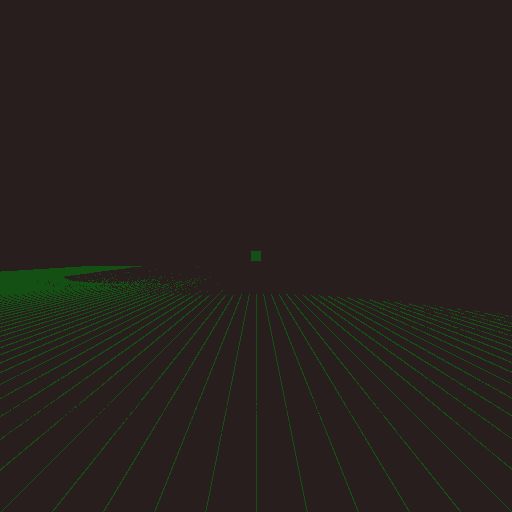
#> input picture GPS_DASH/camera_3d_map/bev_map_20260324_073609.png, 512 x 512 px, given in place of the camera
$ python object_level_mapping.py
#> lines starting #> are read from the running program, lines starting #| are printed output that depends on the picture; after the words box and inside, x2 and y2 are one past the last pixel; in counts of white or black regions, pixels touching at a corner belong together
"""
================================================================================
                    OBJECT-LEVEL 3D MAPPING SYSTEM
                    Monocular SLAM + Object Clustering + Mesh Visualization
================================================================================

Features:
    ✅ Persistent 3D map with global coordinates
    ✅ Point cloud clustering into objects
    ✅ Object bounding boxes in 3D
    ✅ Realistic object shapes (not just dots)
    ✅ Camera trajectory tracking
    ✅ Real-time visualization
    ✅ Save/load map data

Requirements:
    pip install opencv-python numpy scikit-learn

Controls:
    Q - Quit
    S - Save map
    O - Toggle object detection (YOLO)
    C - Toggle clustering
    R - Reset map
    G - Toggle grid
    M - Toggle mesh view
"""

import cv2
import numpy as np
import time
import json
from collections import deque
from datetime import datetime
from sklearn.cluster import DBSCAN

# ==================== Configuration ====================
CONFIG = {
    # Feature Detection
    "MAX_FEATURES": 1000,
    "MIN_MATCHES": 12,
    "RANSAC_THRESHOLD": 2.0,

    # Camera
    "FOCAL_LENGTH": 800.0,
    "FRAME_WIDTH": 640,
    "FRAME_HEIGHT": 480,

    # 3D Mapping
    "MAX_DEPTH": 50.0,
    "MIN_DEPTH": 0.3,
    "MAP_SCALE": 25.0,

    # Object Clustering
    "CLUSTER_EPS": 0.8,        # Maximum distance between points in cluster
    "CLUSTER_MIN_SAMPLES": 15, # Minimum points per object
    "CLUSTER_INTERVAL": 30,    # Run clustering every N frames

    # Visualization
    "MAP_WIDTH": 900,
    "MAP_HEIGHT": 600,
    "MAX_POINTS": 30000,
    "MAX_TRAJECTORY": 800,

    # Colors
    "COLOR_BG": (5, 5, 10),
    "COLOR_GRID": (25, 25, 35),
    "COLOR_CAMERA": (0, 255, 0),
    "COLOR_TRAJECTORY": (0, 200, 255),
}

# ==================== Global State ====================
class GlobalState:
    def __init__(self):
        # Raw point cloud
        self.point_cloud = []           # [[x, y, z], ...]
        self.point_colors = []          # [[r, g, b], ...]
        self.point_descriptors = []     # Feature descriptors

        # Clustered objects
        self.objects = []               # List of Object3D
        self.object_clusters = []       # [[point_indices], ...]

        # Camera
        self.camera_pos = np.array([0.0, 0.0, 0.0])
        self.camera_rotation = np.eye(3)
        self.trajectory = deque(maxlen=CONFIG["MAX_TRAJECTORY"])
        self.trajectory.append(self.camera_pos.copy())

        # Stats
        self.frame_count = 0
        self.fps = 0
        self.last_fps_time = time.time()
        self.matched_features = 0

        # Flags
        self.show_grid = True
        self.clustering_enabled = True
        self.mesh_view = False
        self.object_detection_enabled = False

        # Lock
        import threading
        self.lock = threading.Lock()

class Object3D:
    """Represents a clustered 3D object"""
    # [29 lines left out: functions __init__, _estimate_type, not called in this run]

state = GlobalState()

# ==================== Feature Detection ====================
class FeatureDetector:
    def __init__(self):
        self.detector = cv2.ORB_create(
            nfeatures=CONFIG["MAX_FEATURES"],
            scaleFactor=1.2,
            nlevels=8
        )

    def detect(self, image):
        kp, des = self.detector.detectAndCompute(image, None)
        return kp, des

    # [10 lines left out: function match, not called in this run]

# ==================== Camera Pose Estimation ====================
class PoseEstimator:
    def __init__(self):
        self.fx = CONFIG["FOCAL_LENGTH"]
        self.cx = CONFIG["FRAME_WIDTH"] // 2
        self.cy = CONFIG["FRAME_HEIGHT"] // 2

    # [27 lines left out: functions estimate, triangulate, not called in this run]

# ==================== Object Clustering ====================
class ObjectClusterer:
    def __init__(self):
        self.eps = CONFIG["CLUSTER_EPS"]
        self.min_samples = CONFIG["CLUSTER_MIN_SAMPLES"]

    # [34 lines left out: function cluster, not called in this run]

# ==================== 3D Object Renderer ====================
class ObjectRenderer:
    def __init__(self):
        self.map_width = CONFIG["MAP_WIDTH"]
        self.map_height = CONFIG["MAP_HEIGHT"]
        self.scale = CONFIG["MAP_SCALE"]

    def project_3d_to_2d(self, point, camera_pos):
        """Project 3D world point to 2D screen (top-down view)"""
        rel_x = point[0] - camera_pos[0]
        rel_z = point[2] - camera_pos[2]

        screen_x = self.map_width // 2 + int(rel_x * self.scale)
        screen_z = self.map_height // 2 - int(rel_z * self.scale)

        return (screen_x, screen_z)

    # [56 lines left out: functions draw_object_3d, _get_bbox_corners, not called in this run]

# ==================== Dashboard Renderer ====================
class DashboardRenderer:
    def __init__(self):
        self.font = cv2.FONT_HERSHEY_SIMPLEX
        self.font_small = cv2.FONT_HERSHEY_SIMPLEX
        self.object_renderer = ObjectRenderer()

        # Pre-compute grid
        self.grid_lines = self._create_grid()

    def _create_grid(self):
        lines = []
        size = 15
        spacing = 1.0

        for i in range(-size, size + 1, 2):
            lines.append(((-size, 0, i), (size, 0, i)))
            lines.append(((i, 0, -size), (i, 0, size)))

        # Axes
        lines.append(((0, 0, 0), (3, 0, 0)))  # X
        lines.append(((0, 0, 0), (0, 0, 3)))  # Z

        return lines

    def render(self, frame):
        """Render complete dashboard"""
        with state.lock:
            dashboard = np.zeros((650, 1280, 3), dtype=np.uint8)
            dashboard[:] = CONFIG["COLOR_BG"]

            # Left panel - Camera feed
            cam_panel = dashboard[0:480, 0:640]
            resized = cv2.resize(frame, (640, 480))
            cam_panel[:] = resized

            # Right panel - 3D Map
            map_panel = dashboard[0:480, 640:1280]
            self._render_3d_map(map_panel)

            # Bottom panel - Stats
            stats_panel = dashboard[480:650, :]
            self._render_stats(stats_panel)

            # Overlay UI
            self._render_camera_overlay(cam_panel)

        return dashboard

    def _render_3d_map(self, panel):
        """Render 3D map with objects"""
        panel[:] = CONFIG["COLOR_BG"]
        cam_pos = state.camera_pos

        # Draw grid
        if state.show_grid:
            for line in self.grid_lines:
                pt1 = self.object_renderer.project_3d_to_2d(line[0], cam_pos)
                pt2 = self.object_renderer.project_3d_to_2d(line[1], cam_pos)

                if line[0][0] == 0 or line[0][2] == 0:
                    color = (60, 60, 80)
                else:
                    color = CONFIG["COLOR_GRID"]
                cv2.line(panel, pt1, pt2, color, 1)

        # Draw trajectory
        if len(state.trajectory) > 1:
            traj_points = [
                self.object_renderer.project_3d_to_2d(pos, cam_pos)
                for pos in state.trajectory
            ]
            cv2.polylines(panel, [np.array(traj_points, np.int32)],
                         False, CONFIG["COLOR_TRAJECTORY"], 2)

        # Draw camera
        cam_screen = self.object_renderer.project_3d_to_2d(cam_pos, cam_pos)
        cv2.circle(panel, cam_screen, 10, CONFIG["COLOR_CAMERA"], -1)
        cv2.circle(panel, cam_screen, 15, (0, 100, 0), 1)

        # Draw direction indicator
        dir_end = self.object_renderer.project_3d_to_2d(
            (cam_pos[0], cam_pos[1], cam_pos[2] + 1.5), cam_pos
        )
        cv2.line(panel, cam_screen, dir_end, CONFIG["COLOR_CAMERA"], 2)

        # Draw objects (clustered)
        if state.clustering_enabled:
            for obj in state.objects:
                dist = np.linalg.norm(obj.centroid - cam_pos)
                if dist < 40:  # Distance culling
                    self.object_renderer.draw_object_3d(panel, obj, cam_pos)
        else:
            # Draw raw points
            points_to_draw = state.point_cloud[::5]
            colors_to_draw = state.point_colors[::5]

            for i, pt in enumerate(points_to_draw):
                dist = np.linalg.norm(pt - cam_pos)
                if dist > 40:
                    continue

                screen_pt = self.object_renderer.project_3d_to_2d(pt, cam_pos)
                size = max(1, int(4 - dist / 15))

                if i < len(colors_to_draw):
                    color = tuple(int(c * 255) for c in colors_to_draw[i])
                    color = (color[2], color[1], color[0])
                else:
                    color = (100, 200, 255)

                cv2.circle(panel, screen_pt, size, color, -1)

        # Map info
        cv2.putText(panel, "3D MAP", (10, 30), self.font, 0.8, (255, 255, 255), 2)
        cv2.putText(panel, f"Points: {len(state.point_cloud)}", (10, 60),
                   self.font_small, 0.6, (200, 200, 200), 1)
        cv2.putText(panel, f"Objects: {len(state.objects)}", (10, 85),
                   self.font_small, 0.6, (200, 200, 200), 1)

        # Legend
        legend_y = 120
        cv2.putText(panel, "Legend:", (10, legend_y),
                   self.font_small, 0.55, (255, 255, 255), 1)
        cv2.circle(panel, (15, legend_y + 15), 5, CONFIG["COLOR_CAMERA"], -1)
        cv2.putText(panel, "Camera", (30, legend_y + 20),
                   self.font_small, 0.45, (200, 200, 200), 1)
        cv2.circle(panel, (15, legend_y + 35), 5, (255, 255, 0), -1)
        cv2.putText(panel, "Object Center", (30, legend_y + 40),
                   self.font_small, 0.45, (200, 200, 200), 1)
        cv2.circle(panel, (15, legend_y + 55), 5, (150, 100, 255), -1)
        cv2.putText(panel, "Clustered Object", (30, legend_y + 60),
                   self.font_small, 0.45, (200, 200, 200), 1)

    def _render_camera_overlay(self, panel):
        """Render overlay on camera feed"""
        # Stats
        status_y = 30
        cv2.putText(panel, f"FPS: {state.fps:.1f}", (10, status_y),
                   self.font, 0.6, (0, 255, 100), 2)
        status_y += 25
        cv2.putText(panel, f"Pos: [{state.camera_pos[0]:.2f}, {state.camera_pos[2]:.2f}]",
                   (10, status_y), self.font_small, 0.5, (255, 255, 255), 1)
        status_y += 20
        cv2.putText(panel, f"Features: {state.matched_features}",
                   (10, status_y), self.font_small, 0.5, (255, 255, 255), 1)
        status_y += 20
        cv2.putText(panel, f"Mode: {'CLUSTER' if state.clustering_enabled else 'POINTS'}",
                   (10, status_y), self.font_small, 0.5, (255, 200, 0), 1)

    def _render_stats(self, panel):
        """Render bottom stats panel"""
        panel[:] = (10, 10, 20)

        cv2.line(panel, (0, 70), (1280, 70), (40, 40, 50), 1)

        stats = [
            ("FRAMES", str(state.frame_count), 50),
            ("POINTS", str(len(state.point_cloud)), 180),
            ("OBJECTS", str(len(state.objects)), 310),
            ("TRAJECTORY", str(len(state.trajectory)), 440),
            ("FPS", f"{state.fps:.1f}", 580),
            ("CAM X", f"{state.camera_pos[0]:.3f}", 720),
            ("CAM Z", f"{state.camera_pos[2]:.3f}", 850),
            ("CLUSTERS", "ON" if state.clustering_enabled else "OFF", 980),
        ]

        for label, value, x in stats:
            cv2.putText(panel, label, (x, 30),
                       self.font_small, 0.5, (100, 100, 100), 1)
            cv2.putText(panel, value, (x, 55),
                       self.font, 0.7, (255, 255, 255), 1)

        # Controls
        controls = [
            ("Q", "Quit", 1080),
            ("S", "Save", 1150),
            ("C", "Cluster", 1210),
            ("R", "Reset", 1270),
        ]

        for key, action, x in controls:
            cv2.putText(panel, f"[{key}] {action}", (x, 30),
                       self.font_small, 0.45, (150, 150, 150), 1)

# ==================== Main SLAM System ====================
class SLAMSystem:
    def __init__(self):
        self.detector = FeatureDetector()
        self.pose_estimator = PoseEstimator()
        self.clusterer = ObjectClusterer()
        self.renderer = DashboardRenderer()

        self.prev_kp = None
        self.prev_des = None

        self.cumulative_R = np.eye(3)
        self.cumulative_t = np.array([0.0, 0.0, 0.0])

        self.fx = CONFIG["FOCAL_LENGTH"]
        self.cx = CONFIG["FRAME_WIDTH"] // 2
        self.cy = CONFIG["FRAME_HEIGHT"] // 2

    def process_frame(self, frame):
        """Process a single frame"""
        state.frame_count += 1

        # Update FPS
        now = time.time()
        if now - state.last_fps_time > 1.0:
            state.fps = state.frame_count / (now - state.last_fps_time)
            state.frame_count = 0
            state.last_fps_time = now

        gray = cv2.cvtColor(frame, cv2.COLOR_BGR2GRAY)

        # Detect features
        kp, des = self.detector.detect(gray)

        # Match with previous frame
        if self.prev_kp is not None and self.prev_des is not None:
            matches = self.detector.match(self.prev_des, des)
            state.matched_features = len(matches)

            if len(matches) >= CONFIG["MIN_MATCHES"]:
                pts1 = np.float64([self.prev_kp[m.queryIdx].pt for m in matches])
                pts2 = np.float64([kp[m.trainIdx].pt for m in matches])

                R, t = self.pose_estimator.estimate(pts1, pts2)

                if R is not None and t is not None:
                    self.cumulative_R = R @ self.cumulative_R
                    self.cumulative_t += (self.cumulative_R @ t.flatten()).reshape(3) * 0.1

                    with state.lock:
                        state.camera_rotation = self.cumulative_R
                        state.camera_pos = self.cumulative_t.copy()
                        state.trajectory.append(state.camera_pos.copy())

                    # Triangulate new points
                    points_3d = self.pose_estimator.triangulate(pts1, pts2, R, t)

                    for i, pt in enumerate(points_3d):
                        if CONFIG["MIN_DEPTH"] < np.linalg.norm(pt) < CONFIG["MAX_DEPTH"]:
                            world_pt = self.cumulative_R @ pt + self.cumulative_t

                            if len(state.point_cloud) < CONFIG["MAX_POINTS"]:
                                with state.lock:
                                    state.point_cloud.append(world_pt)

                                    x, y = int(pts2[i][0]), int(pts2[i][1])
                                    if 0 <= y < frame.shape[0] and 0 <= x < frame.shape[1]:
                                        color = frame[y, x] / 255.0
                                        state.point_colors.append(color)
                                    else:
                                        state.point_colors.append([0.5, 0.5, 0.5])

        # Run clustering periodically
        if state.clustering_enabled and state.frame_count % CONFIG["CLUSTER_INTERVAL"] == 0:
            if len(state.point_cloud) >= CONFIG["CLUSTER_MIN_SAMPLES"]:
                with state.lock:
                    state.objects, state.object_clusters = self.clusterer.cluster(
                        np.array(state.point_cloud),
                        np.array(state.point_colors)
                    )

        # Store for next frame
        self.prev_kp = kp
        self.prev_des = des

        # Draw features
        if kp is not None:
            cv2.drawKeypoints(frame, kp[:200], frame, color=(0, 255, 0), flags=0)

        return frame

    def render(self, frame):
        return self.renderer.render(frame)

    # [38 lines left out: function save_data, not called in this run]

# ==================== Main ====================
def main():
    print("\n" + "=" * 70)
    print("        OBJECT-LEVEL 3D MAPPING SYSTEM")
    print("        Point Cloud Clustering + Object Detection")
    print("=" * 70)
    print("\n📋 INSTRUCTIONS:")
    print("   • Move camera slowly around environment")
    print("   • Points will cluster into objects automatically")
    print("   • Objects persist as you move")
    print("\n🎮 CONTROLS:")
    print("   Q - Quit")
    print("   S - Save map data")
    print("   C - Toggle clustering (points ↔ objects)")
    print("   R - Reset map")
    print("   G - Toggle grid")
    print("\n🚀 Starting...\n")

    cap = cv2.VideoCapture(0)
    cap.set(cv2.CAP_PROP_FRAME_WIDTH, CONFIG["FRAME_WIDTH"])
    cap.set(cv2.CAP_PROP_FRAME_HEIGHT, CONFIG["FRAME_HEIGHT"])

    if not cap.isOpened():
        print("❌ Cannot open camera!")
        return

    slam = SLAMSystem()
    print("✅ Ready! Move camera to start mapping...\n")

    while True:
        ret, frame = cap.read()
#> frame is the input picture: shape (512, 512, 3); mean B, G, R 29.5, 32.3, 39.1
        if not ret:
            break

        processed = slam.process_frame(frame)
#> in process_frame, `gray = cv2.cvtColor(frame, cv2.COLOR_BGR2GRAY)`:
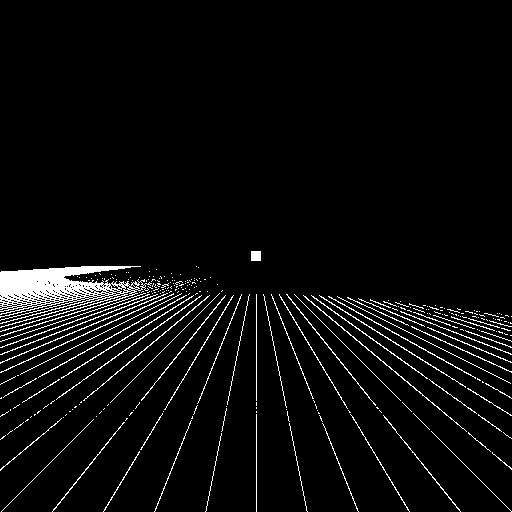
#> gray: shape (512, 512); values 33 (black) and 55 (white), 4.6% white in thin lines or dots, all inside (x1, y1, x2, y2) = (0, 251, 512, 512)
#> in detect, `kp, des = self.detector.detectAndCompute(image, None)`: kp = 240 keypoints; strongest (x, y, size): (98, 282, 31), (92, 280, 31), (127, 283, 31), (91, 292, 31)
#> in process_frame, `self.prev_kp = kp`: self.prev_kp has the same summary as kp in detect
#> in process_frame, `cv2.drawKeypoints(frame, kp[:200], frame, color=(0, 255, 0), flags=0)`:
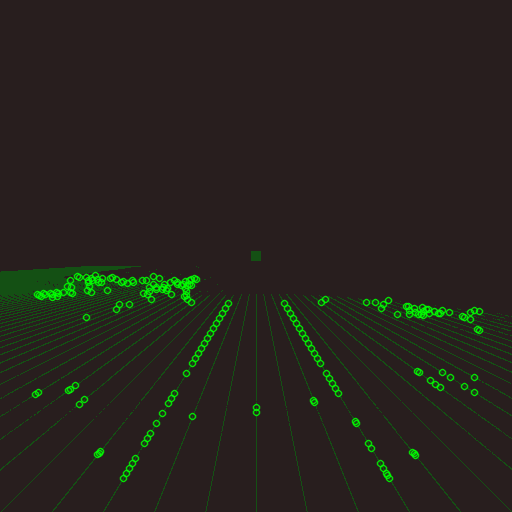
#> frame: shape (512, 512, 3); 2.62% of pixels changed, all inside (x1, y1, x2, y2) = (31, 271, 484, 483)
        dashboard = slam.render(processed)
#> in render, `resized = cv2.resize(frame, (640, 480))`:
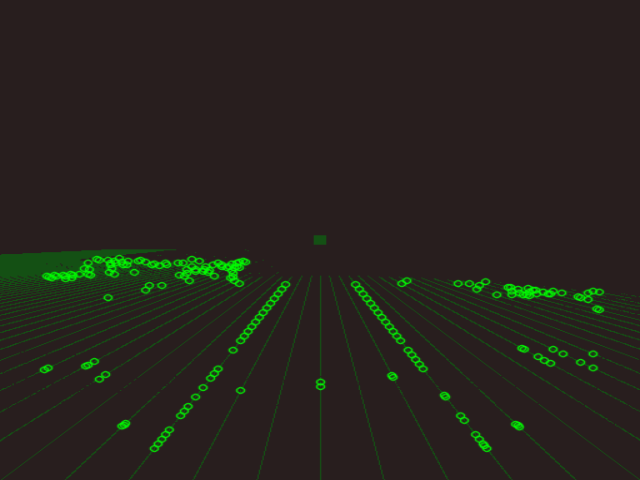
#> resized: shape (480, 640, 3); mean B, G, R 29.1, 35.4, 38.6
#> in _render_3d_map, `cv2.circle(panel, cam_screen, 10, CONFIG["COLOR_CAMERA"], -1)`:
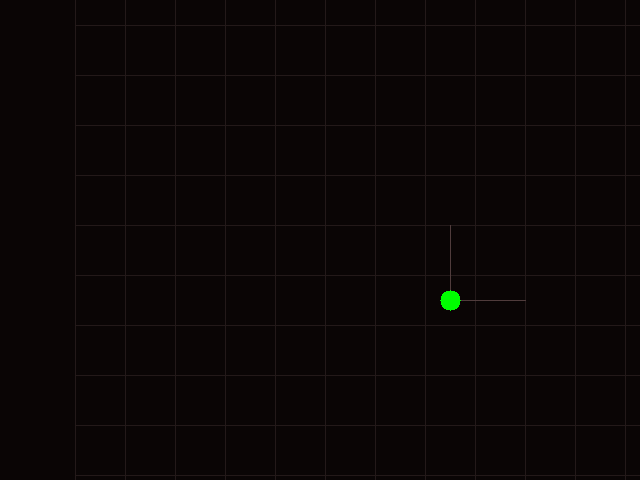
#> panel: shape (480, 640, 3); mean of channels 0, 1, 2 5.8, 6, 10.9; drawn as B, G, R
#> in _render_3d_map, `cv2.putText(panel, "Legend:", (10, legend_y), self.font_small, 0.55, (..`:
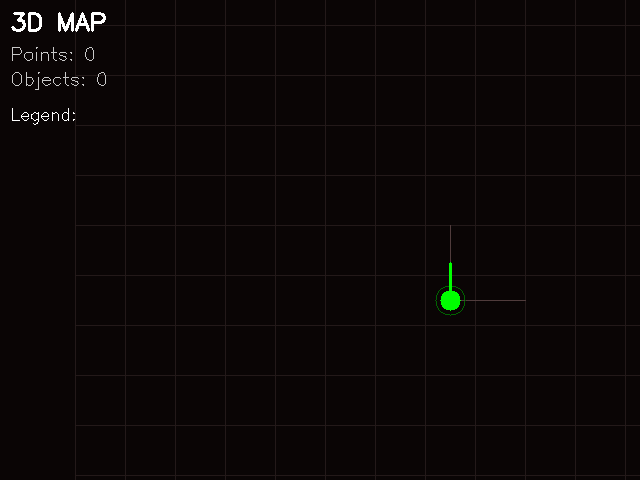
#> panel: shape (480, 640, 3); mean of channels 0, 1, 2 6.7, 7.1, 11.9; drawn as B, G, R
#> (the rest of the program and of its run is left out)
